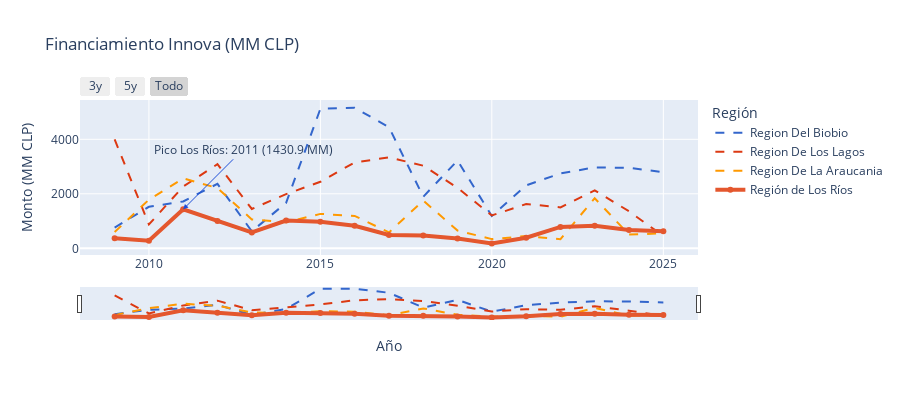

This figure's notebook cell:
### Markdown cell above
# 6. Panel interactivo y anotaciones para Los Ríos
Se combinan dos indicadores (financiamiento público y aporte privado) en un panel con subplots, controles de rango temporal y anotaciones que subrayan los hitos de Los Ríos frente al resto del país.

### Code cell
panel_finance = panel_finance.dropna(subset=["anio_dt"]).copy()


def build_metric_figure(metric_column: str, title: str, yaxis_title: str, annotate_peak: bool = False) -> go.Figure:
    fig = go.Figure()
    for region in top_regions:
        region_data = panel_finance[panel_finance["Region_Normalizada"] == region]
        display_name = "Región de Los Ríos" if region == TARGET_REGION else region
        fig.add_trace(
            go.Scatter(
                x=region_data["anio_dt"],
                y=region_data[metric_column] / 1e6,
                mode="lines+markers" if region == TARGET_REGION else "lines",
                name=display_name,
                line=dict(
                    color=REGION_COLOR_MAP[region],
                    width=4 if region == TARGET_REGION else 2,
                    dash="solid" if region == TARGET_REGION else "dash",
                ),
                hovertemplate="%{x|%Y}: %{y:.1f} MM<extra>" + title + " - " + display_name + "</extra>",
            )
        )

    if annotate_peak:
        los_rios_data = panel_finance[panel_finance["Region_Normalizada"] == TARGET_REGION]
        if not los_rios_data.empty:
            peak_row = los_rios_data.loc[los_rios_data[metric_column].idxmax()]
            fig.add_annotation(
                x=peak_row["anio_dt"],
                y=peak_row[metric_column] / 1e6,
                text=f"Pico Los Ríos: {peak_row['anio_dt'].year} ({peak_row[metric_column] / 1e6:.1f} MM)",
                arrowhead=2,
                arrowcolor=SECONDARY_COLOR,
                ax=60,
                ay=-60,
                showarrow=True,
            )

    fig.update_layout(
        title=title,
        xaxis_title="Año",
        yaxis_title=yaxis_title,
        hovermode="x unified",
        legend_title="Región",
        height=400,
    )

    fig.update_xaxes(
        rangeselector=dict(
            buttons=[
                dict(count=3, label="3y", step="year", stepmode="backward"),
                dict(count=5, label="5y", step="year", stepmode="backward"),
                dict(step="all", label="Todo"),
            ]
        ),
        rangeslider=dict(visible=True),
        type="date",
    )
    return fig


fig_finance = build_metric_figure(
    metric_column="total_innova",
    title="Financiamiento Innova (MM CLP)",
    yaxis_title="Monto (MM CLP)",
    annotate_peak=True,
)

fig_finance.show()

### Figure 1 — Plotly figure (JSON) as saved in the notebook; plotly's stock layout.template omitted (floating-point values rounded to 4 significant figures)
{"data": [{"hovertemplate": "%{x|%Y}: %{y:.1f} MM<extra>Financiamiento Innova (MM CLP) - Region Del Biobio</extra>", "line": {"color": "#3366CC", "dash": "dash", "width": 2}, "mode": "lines", "name": "Region Del Biobio", "type": "scatter", "x": ["2009-01-01T00:00:00.000000000", "2010-01-01T00:00:00.000000000", "2011-01-01T00:00:00.000000000", "2012-01-01T00:00:00.000000000", "2013-01-01T00:00:00.000000000", "2014-01-01T00:00:00.000000000", "2015-01-01T00:00:00.000000000", "2016-01-01T00:00:00.000000000", "2017-01-01T00:00:00.000000000", "2018-01-01T00:00:00.000000000", "2019-01-01T00:00:00.000000000", "2020-01-01T00:00:00.000000000", "2021-01-01T00:00:00.000000000", "2022-01-01T00:00:00.000000000", "2023-01-01T00:00:00.000000000", "2024-01-01T00:00:00.000000000", "2025-01-01T00:00:00.000000000"], "y": [760.9, 1524.0, 1720.0, 2367.0, 624.4, 1668.0, 5118.0, 5158.0, 4442.0, 1893.0, 3221.0, 1187.0, 2311.0, 2747.0, 2970.0, 2954.0, 2792.0]}, {"hovertemplate": "%{x|%Y}: %{y:.1f} MM<extra>Financiamiento Innova (MM CLP) - Region De Los Lagos</extra>", "line": {"color": "#DC3912", "dash": "dash", "width": 2}, "mode": "lines", "name": "Region De Los Lagos", "type": "scatter", "x": ["2009-01-01T00:00:00.000000000", "2010-01-01T00:00:00.000000000", "2011-01-01T00:00:00.000000000", "2012-01-01T00:00:00.000000000", "2013-01-01T00:00:00.000000000", "2014-01-01T00:00:00.000000000", "2015-01-01T00:00:00.000000000", "2016-01-01T00:00:00.000000000", "2017-01-01T00:00:00.000000000", "2018-01-01T00:00:00.000000000", "2019-01-01T00:00:00.000000000", "2020-01-01T00:00:00.000000000", "2021-01-01T00:00:00.000000000", "2022-01-01T00:00:00.000000000", "2023-01-01T00:00:00.000000000", "2024-01-01T00:00:00.000000000", "2025-01-01T00:00:00.000000000"], "y": [3995.0, 873.9, 2267.0, 3088.0, 1445.0, 1988.0, 2441.0, 3152.0, 3337.0, 3031.0, 2220.0, 1205.0, 1625.0, 1502.0, 2127.0, 1357.0, 452.3]}, {"hovertemplate": "%{x|%Y}: %{y:.1f} MM<extra>Financiamiento Innova (MM CLP) - Region De La Araucania</extra>", "line": {"color": "#FF9900", "dash": "dash", "width": 2}, "mode": "lines", "name": "Region De La Araucania", "type": "scatter", "x": ["2009-01-01T00:00:00.000000000", "2010-01-01T00:00:00.000000000", "2011-01-01T00:00:00.000000000", "2012-01-01T00:00:00.000000000", "2013-01-01T00:00:00.000000000", "2014-01-01T00:00:00.000000000", "2015-01-01T00:00:00.000000000", "2016-01-01T00:00:00.000000000", "2017-01-01T00:00:00.000000000", "2018-01-01T00:00:00.000000000", "2019-01-01T00:00:00.000000000", "2020-01-01T00:00:00.000000000", "2021-01-01T00:00:00.000000000", "2022-01-01T00:00:00.000000000", "2023-01-01T00:00:00.000000000", "2024-01-01T00:00:00.000000000", "2025-01-01T00:00:00.000000000"], "y": [596.5, 1786.0, 2566.0, 2211.0, 1058.0, 954.2, 1263.0, 1189.0, 583.5, 1753.0, 649.4, 337.8, 448.9, 331.9, 1839.0, 502.9, 552.3]}, {"hovertemplate": "%{x|%Y}: %{y:.1f} MM<extra>Financiamiento Innova (MM CLP) - Región de Los Ríos</extra>", "line": {"color": "#E4572E", "dash": "solid", "width": 4}, "mode": "lines+markers", "name": "Región de Los Ríos", "type": "scatter", "x": ["2009-01-01T00:00:00.000000000", "2010-01-01T00:00:00.000000000", "2011-01-01T00:00:00.000000000", "2012-01-01T00:00:00.000000000", "2013-01-01T00:00:00.000000000", "2014-01-01T00:00:00.000000000", "2015-01-01T00:00:00.000000000", "2016-01-01T00:00:00.000000000", "2017-01-01T00:00:00.000000000", "2018-01-01T00:00:00.000000000", "2019-01-01T00:00:00.000000000", "2020-01-01T00:00:00.000000000", "2021-01-01T00:00:00.000000000", "2022-01-01T00:00:00.000000000", "2023-01-01T00:00:00.000000000", "2024-01-01T00:00:00.000000000", "2025-01-01T00:00:00.000000000"], "y": [367.9, 279.1, 1431.0, 1001.0, 583.0, 1018.0, 970.7, 826.0, 487.2, 467.3, 357.4, 176.3, 387.8, 783.2, 829.1, 674.7, 624.2]}], "layout": {"annotations": [{"arrowcolor": "#1D4ED8", "arrowhead": 2, "ax": 60, "ay": -60, "showarrow": true, "text": "Pico Los Ríos: 2011 (1430.9 MM)", "x": "2011-01-01T00:00:00", "y": 1431.0}], "height": 400, "hovermode": "x unified", "legend": {"title": {"text": "Región"}}, "title": {"text": "Financiamiento Innova (MM CLP)"}, "xaxis": {"rangeselector": {"buttons": [{"count": 3, "label": "3y", "step": "year", "stepmode": "backward"}, {"count": 5, "label": "5y", "step": "year", "stepmode": "backward"}, {"label": "Todo", "step": "all"}]}, "rangeslider": {"visible": true}, "title": {"text": "Año"}, "type": "date"}, "yaxis": {"title": {"text": "Monto (MM CLP)"}}}}
